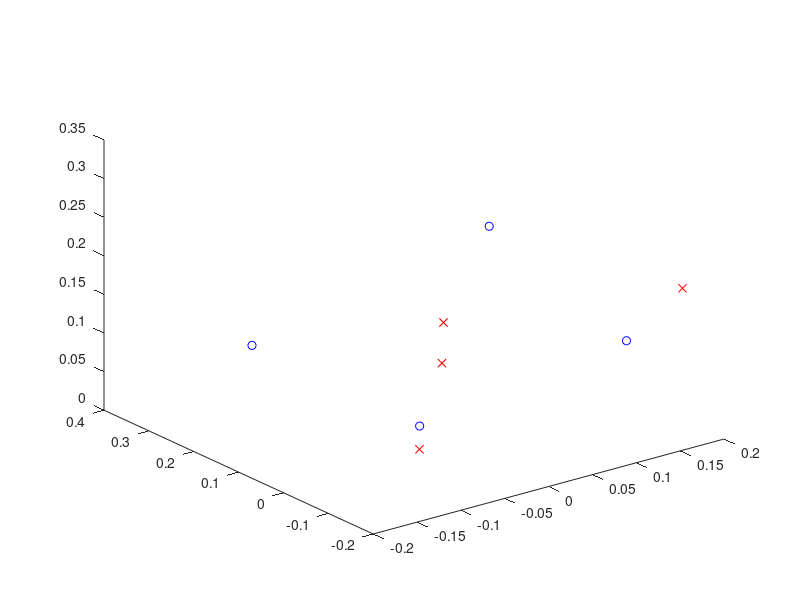

Recreate this plot in MATLAB.
function perform_calibration_tdes

% Load data
tmp = load('tdes_calib');
tdes = tmp.tdes;
clear tmp;

% Mics distance
d12 = norm(tdes.mics(1,:)-tdes.mics(2,:),2);
d13 = norm(tdes.mics(1,:)-tdes.mics(3,:),2);
d14 = norm(tdes.mics(1,:)-tdes.mics(4,:),2);
d23 = norm(tdes.mics(2,:)-tdes.mics(3,:),2);
d24 = norm(tdes.mics(2,:)-tdes.mics(4,:),2);
d34 = norm(tdes.mics(3,:)-tdes.mics(4,:),2);

% Perform calibration
costFunction = @(x) calibration_cost(x,tdes.positions,tdes,d12,d13,d14,d23,d24,d34);
x0 = tdes.mics(:);
options = optimset('DerivativeCheck','off','Display','iter','GradObj','on');
xF = fminunc(costFunction,x0,options);
% fprintf('%1.4f  ',xF);
% fprintf('\n');
plot3(tdes.mics(:,1),tdes.mics(:,2),tdes.mics(:,3),'bo');
hold on
plot3(xF(1),xF(2),xF(3),'rx');
plot3(xF(4),xF(5),xF(6),'rx');
plot3(xF(7),xF(8),xF(9),'rx');
plot3(xF(10),xF(11),xF(12),'rx');
hold off

end

function [C,J] = calibration_cost(mics,positions,tdes,d12,d13,d14,d23,d24,d34)
% Fixed values
v = 334.2;

% Output variables
C = 0;
J = zeros(size(mics));

% Microphones
mic1 = mics(1:3);
mic2 = mics(4:6);
mic3 = mics(7:9);
mic4 = mics(10:12);

% Loop on the positions
for p = 1:size(positions,1),
    % Compute distances to microphones and normalized vectors
    v1 = positions(p,:) - mic1'; n1 = norm(v1,2); v1 = v1/n1;
    v2 = positions(p,:) - mic2'; n2 = norm(v2,2); v2 = v2/n2;
    v3 = positions(p,:) - mic3'; n3 = norm(v3,2); v3 = v3/n3;
    v4 = positions(p,:) - mic4'; n4 = norm(v4,2); v4 = v4/n4;

    % Build the true TDE
    ttde = zeros(1,size(tdes.bab{1,p},2));
    ttde(1) = (n1-n2)/v;
    ttde(2) = (n1-n3)/v;
    ttde(3) = (n1-n4)/v;
    
    % Build the jacobian matrix
    pJ = zeros(3,12);
    % V1
    pJ(1,1:3) = - v1;
    pJ(2,1:3) = - v1;
    pJ(3,1:3) = - v1;
    % V2
    pJ(1,4:6) = v2;
    % V3
    pJ(2,7:9) = v3;
    % V4
    pJ(3,10:12) = v4;
    
    % Provisional partial gradient
    auxJ = zeros(1,size(tdes.bab{1,p},2));
    % On the first group of tdes
    for ii = 1:size(tdes.bab{1,p},1),
        if isnan(tdes.bab{1,p}(ii,:)),
            continue;
        end
        C = C + norm(tdes.bab{1,p}(ii,:)-ttde,2).^2;
        auxJ = auxJ + tdes.bab{1,p}(ii,:) - v*ttde;
    end
%     % On the second group of tdes
%     for ii = 1:size(tdes.bab{1,p},1),
%         if isnan(tdes.dip{1,p}(ii,:)),
%             continue;
%         end
%         C = C + norm(tdes.dip{1,p}(ii,:)-ttde,2).^2;
%         auxJ = auxJ + tdes.dip{1,p}(ii,:) - v*ttde;
%     end
    
    % Multiply by pJ
    J = J + (auxJ * pJ)';
end

J = -2*J/v;

%%% Constraint

% Precomputing
v12 = mic1-mic2; n12 = norm(v12,2); v12 = v12/n12;
v13 = mic1-mic3; n13 = norm(v13,2); v13 = v13/n13;
v14 = mic1-mic4; n14 = norm(v14,2); v14 = v14/n14;
v23 = mic2-mic3; n23 = norm(v23,2); v23 = v23/n23;
v24 = mic2-mic4; n24 = norm(v24,2); v24 = v24/n24;
v34 = mic3-mic4; n34 = norm(v34,2); v34 = v34/n34;

CO = (n12-d12)^2+...
     (n13-d13)^2+...
     (n14-d14)^2+...
     (n23-d23)^2+...
     (n24-d24)^2+...
     (n34-d34)^2;
 
GO = [ (n12-d12)*v12 + (n13-d13)*v13 + (n14-d14)*v14;...
      -(n12-d12)*v12 + (n23-d23)*v23 + (n24-d24)*v24;...
      -(n13-d13)*v13 - (n23-d23)*v23 + (n34-d34)*v34;...
      -(n14-d14)*v14 - (n24-d24)*v24 - (n34-d34)*v34];

GO = 2*GO;
    
% Lambda
lambda = 10;

% Regularize
C = C + lambda*CO;
J = J + lambda*GO;

end